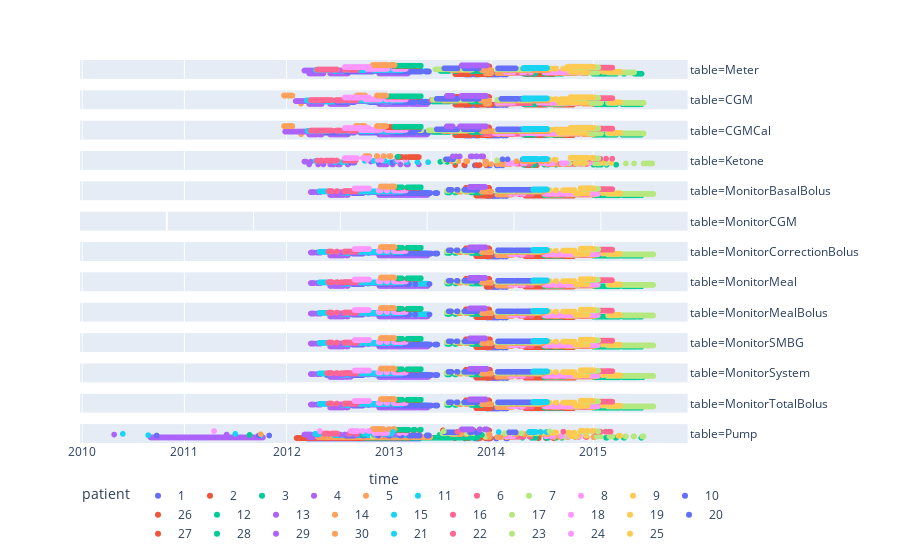

The cell this chart's notebook holds for it:
### Code cell
fig = px.scatter(data, x='time', facet_row='table', color='patient', y='patient', category_orders={'patient': [str(x) for x in sorted(data.patient.unique())]})
fig.update_yaxes(visible=False)
for annotation in fig['layout']['annotations']: 
    annotation['textangle']= 0
fig.update_layout(legend={
    'orientation':'h',
}, margin={'r': 200})
fig.show()
